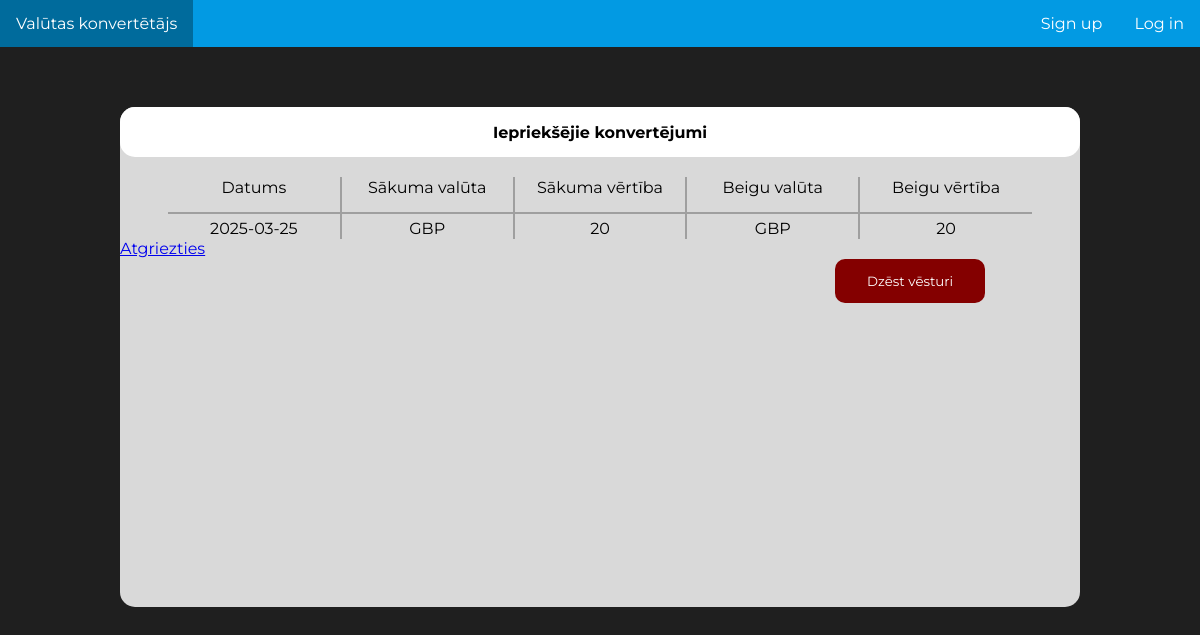
Before: /history with the older database file.
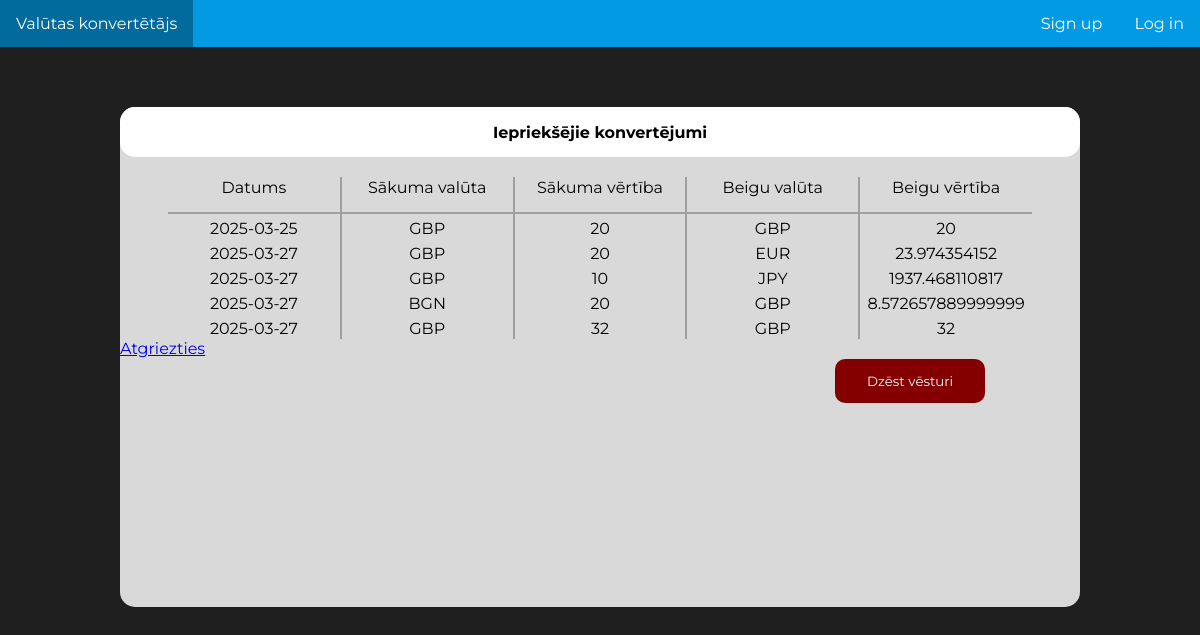
After: the same page with the newer database file.
### tables this page shows
CREATE TABLE "conversion_history" (
	"user_id"	INTEGER,
	"value_from"	INTEGER,
	"currency_from"	TEXT,
	"value_to"	INTEGER,
	"currency_to"	TEXT,
	"date"	TEXT,
	"time"	TEXT,
	FOREIGN KEY("user_id") REFERENCES "user"("user_id")
);

### currency_converter.py (the view)
@app.route("/history", methods = ["GET"])
def history():
    db = utilities.Database()
    history = db.get_histrory()
    print(history == [])
    if history == []:
        return render_template("history.html", history = (("", "", "", "", "", "", "")))
    else:
        return render_template("history.html", history = history)

### utilities.py (called while the page is built)
    def get_histrory(self):
        self.cur.execute("""SELECT * FROM 'conversion_history'""")
        history = self.cur.fetchall()
        self.cur.close()
        return history[-11:]

### templates/history.html (shortened to what this page needs)
<!DOCTYPE html>
<html lang="en">
  <head>
    <link rel="stylesheet" type="text/css" href="{{ url_for('static', filename='style.css' ) }}">
  </head>
    <body>
        <div>
          <ul class="navbar">
            <li><a href="/ieiet">Log in</a></li>
            <li><a href="/regisreties">Sign up</a></li>
            <li style="float:left"><a href="/">Valūtas konvertētājs</a></li>
          </ul>
        </div>
        <div class="mother-box">
            <div class="big-box">
                <div class="big-box-title-box">
                    Iepriekšējie konvertējumi
                </div>
                <div class="table-area">
                    <table class="big-box-table">
                        <tr>
                          <th class="borderized-right">Datums</th>
                          <th class="borderized-right">Sākuma valūta</th>
                          <th class="borderized-right">Sākuma vērtība</th>
                          <th class="borderized-right">Beigu valūta</th>
                          <th>Beigu vērtība</th>
                        </tr>
                        {% for row in history %}
                          <tr>
                            <td class="borderized-right">{{ row [5] }}</td>
                            <td class="borderized-right">{{ row [2] }}</td>
                            <td class="borderized-right">{{ row [1] }}</td>
                            <td class="borderized-right">{{ row [4] }}</td>
                            <td>{{ row [3] }}</td>
                          </tr>
                        {% endfor %}
                      </table>
                </div>
                <div class="delete-button">
                <form action="/api/delete_history">
                <input class="delete-history-button" type="submit" name="delete_history" value="Dzēst vēsturi"/>
                </form>
                <a href="/"> Atgriezties </a>
                </div>
            </div>
        </div>
    </body>
</html>

### static/style.css (style rules this page uses)
.navbar { list-style-type: none; margin: 0; padding: 0; overflow: hidden; width: 100%; background-color: #029AE3; transition: 0.3s; }
li { float: right; }
li a { display: block; color: white; padding: 14px 16px; text-decoration: none; transition: 0.3s; }
body { display: block; font-family: 'Montserrat', serif; margin: 0px; background-color: #1f1f1f; }
.big-box { height: 500px; width: 80%; background-color: #D9D9D9; display: block; margin: auto; border-radius: 15px; }
.big-box-title-box { display: inline-block; height: 50px; border-radius: 15px; width: 100%; background-color: #ffffff; align-content: center; text-align: center; font-weight: bold; }
.mother-box { margin-top: 60px; }
.big-box-table { text-align: center; width: 100%; }
.table-area { margin-top: 20px; margin-left: auto; margin-right: auto; width: 90%; }
th { font-weight: normal; width: 20%; padding-bottom: 15px; border-bottom: 2px solid #9F9F9F; }
td { padding-top: 5px; }
.borderized-right { border-right: 2px solid #9F9F9F; }
table { border-collapse: collapse; }
.delete-history-button { display: block; border: none; font-family: 'Montserrat', 'serif'; border-radius: 10px; color: #ffffff; background-color: rgb(132, 0, 0); padding: 14px 16px; text-decoration: none; transition: 0.3s; width: 150px; float: right; margin-right: 95px; margin-top: 20px; }
.delete-button { padding-top: auto; padding-bottom: 20px; }

Changed rows visible on the page:
added conversion_history: date "2025-03-27", currency_from "GBP", value_from "20", currency_to "EUR", value_to "23.974354152"
added conversion_history: date "2025-03-27", currency_from "GBP", value_from "10", currency_to "JPY", value_to "1937.468110817"
added conversion_history: date "2025-03-27", currency_from "BGN", value_from "20", currency_to "GBP", value_to "8.572657889999999"
added conversion_history: date "2025-03-27", currency_from "GBP", value_from "32", currency_to "GBP", value_to "32"
